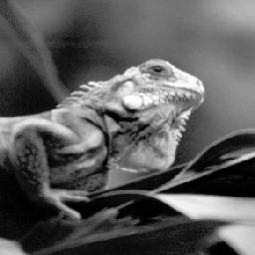
//> input picture Codigos DIP/Realzado_compresion/Realzado_compresion/iguana.jpg, 255 x 255 px
$ ./realzado_compresion   (built with g++ and OpenCV 4)
//> lines starting //> are read from the running program, lines starting //| are printed output that depends on the picture; after the words box and inside, x2 and y2 are one past the last pixel; in counts of white or black regions, pixels touching at a corner belong together
#include "opencv2/imgproc/imgproc.hpp"
#include "opencv2/highgui/highgui.hpp"
#include <stdlib.h>
#include <stdio.h>
#include "opencv2/opencv.hpp"
#include < opencv/highgui.h >
#include <opencv2/legacy/compat.hpp>


void cvShiftDFT(CvArr * src_arr, CvArr * dst_arr );
void generar_magnitud(IplImage* imgGray, IplImage* img_Re2,IplImage* img_Im2,IplImage* img_Mascara);


void main(){

	//Declaracion de variables a usarse
	IplImage *imgIn;			// imagen de entrada
	IplImage *imgGray;			// imagen de entrada en en escala de grises
	int i,j;

		//CREANDO HISTOGRAMA de 1 dimension
    CvHistogram* histograma;//histograma

	IplImage* histograma_salida=cvCreateImage(cvSize(256,256),IPL_DEPTH_8U, 1); //imagen que se visualizara el histograma
	histograma_salida->origin=IPL_ORIGIN_BL;

	IplImage *imgCompresion;
	IplImage* histogramaSalida_Alarg=cvCreateImage(cvSize(256,256),IPL_DEPTH_8U, 1); //imagen que se visualizara el histograma
	histogramaSalida_Alarg->origin=IPL_ORIGIN_BL;

    int nBrillo= 256;
    float max_freq = 0,min_freq = 0,max_freq_hist = 0,min_freq_hist = 0;
    float bin_val;//para valores obtenidos del histograma calculado
    int intensidad;//valores obtenidos de histograma calculado, redondeados y normalizados


	imgIn=cvLoadImage("iguana.jpg", 1);		//carga la imagen de entrada
//> imgIn is the input picture: 255 rows x 255 cols, CV_8UC3; min 0, max 255, mean 90.8
	imgGray=cvCreateImage(cvGetSize(imgIn),IPL_DEPTH_8U,1);
	cvCvtColor(imgIn,imgGray,CV_BGR2GRAY);  //convierte la img de entrada a img escala de grises

	//visualiza la img original en escala de grises
	cvNamedWindow("Imagen",1);
	cvShowImage("Imagen",imgGray);
	cvWaitKey(0);


	//*******************************************************************
	//GENERAR HISTOGRAMA

	imgCompresion=cvCreateImage(cvGetSize(imgIn),IPL_DEPTH_8U,1);

    //Calcula el Histograma de una imagen 8U
    histograma=cvCreateHist(1,&nBrillo,CV_HIST_ARRAY,NULL,1);
    cvCalcHist(&imgGray,histograma,0,NULL);


    //Se obtiene el valor m醲imo y minimo del histograma
    cvGetMinMaxHistValue(histograma,&min_freq,&max_freq , 0, 0 );
    printf("nBrillo: %d \t min: %f\t max:%f",nBrillo,min_freq,max_freq);
    //histograma con color de fondo negro
    cvSetZero(histograma_salida);

	//Marcar las frecuencias tomadas del histograma a la imagen del histograma de salida
	int  flag=0;
	for(int i=0;i<256;i++){

        bin_val= cvQueryHistValue_1D(histograma,i);
		intensidad= cvRound(bin_val*255/max_freq);
        for(int freq=0;freq<intensidad;freq++)
            ((uchar*)histograma_salida->imageData)[freq*histograma_salida->widthStep+i]=255;
		if (intensidad!=0 && flag==0) {min_freq_hist=i; flag=1;}
		if (intensidad!=0 && flag==1) max_freq_hist=i;
    }
	printf("\nnBrillo: %d \t min: %.4f\t max:%.4f",nBrillo,min_freq_hist,max_freq_hist) ;


	//Operaciones para alargamiento
	float shrinkMin = 30,shrinkMax=120;
	float operacion = (shrinkMax-shrinkMin)/(max_freq_hist-min_freq_hist);

	for(int i=0;i<imgGray->height;i++){
            for(int j=0;j<imgGray->width;j++){
				((uchar*)(imgCompresion->imageData))[i*imgCompresion->widthStep+j]= (operacion*(((uchar*)(imgGray->imageData))[i*imgGray->widthStep+j]-min_freq_hist)+shrinkMin);
			}

	}


	cvShowImage( "Histograma", histograma_salida ); cvWaitKey(0);
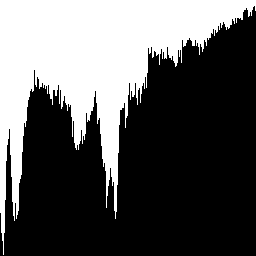
//> window 'Histograma': 256 rows x 256 cols, CV_8UC1; 35.3% white; 1 white region, box (x1, y1, x2, y2) and area: (0, 0, 256, 255) 23122
	cvShowImage( "Imagen_Compresion", imgCompresion ); cvWaitKey(0);
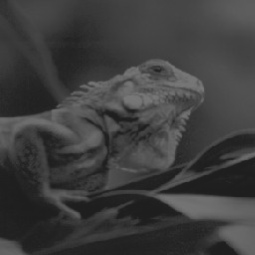
//> window 'Imagen_Compresion': 255 rows x 255 cols, CV_8UC1; min 30, max 120, mean 61.6


	//Calcula el Histograma de una imagen 8U
   // histograma=cvCreateHist(1,&nBrillo,CV_HIST_ARRAY,NULL,1);
    cvCalcHist(&imgCompresion,histograma,0,NULL);


    //Se obtiene el valor m醲imo y minimo del histograma
    cvGetMinMaxHistValue(histograma,&min_freq,&max_freq , 0, 0 );
    printf("nBrillo: %d \t min: %f\t max:%f",nBrillo,min_freq,max_freq);
    //histograma con color de fondo negro
    cvSetZero(histograma_salida);

	//Marcar las frecuencias tomadas del histograma a la imagen del histograma de salida
	 for(int i=0;i<256;i++){

        bin_val= cvQueryHistValue_1D(histograma,i);
		intensidad= cvRound(bin_val*255/max_freq);
        for(int freq=0;freq<intensidad;freq++)
            ((uchar*)histograma_salida->imageData)[freq*histograma_salida->widthStep+i]=255;
    }

    cvShowImage( "Histograma2", histograma_salida ); cvWaitKey(0);
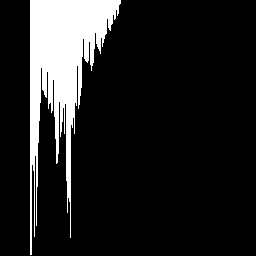
//> window 'Histograma2': 256 rows x 256 cols, CV_8UC1; 13.1% white; 1 white region, box (x1, y1, x2, y2) and area: (30, 0, 121, 255) 8568


}
